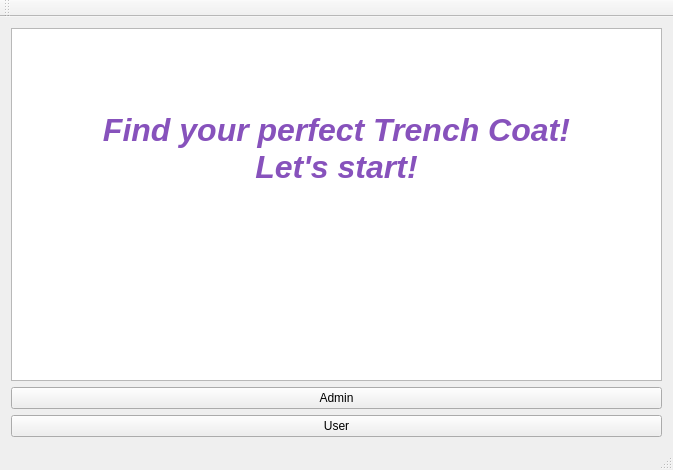
<?xml version="1.0" encoding="UTF-8"?>
<ui version="4.0">
 <class>A9designerClass</class>
 <widget class="QMainWindow" name="A9designerClass">
  <property name="geometry">
   <rect>
    <x>0</x>
    <y>0</y>
    <width>673</width>
    <height>470</height>
   </rect>
  </property>
  <property name="windowTitle">
   <string>A9designer</string>
  </property>
  <widget class="QWidget" name="centralWidget">
   <layout class="QVBoxLayout" name="verticalLayout_2">
    <item>
     <widget class="QTextBrowser" name="textBrowser">
      <property name="html">
       <string>&lt;!DOCTYPE HTML PUBLIC &quot;-//W3C//DTD HTML 4.0//EN&quot; &quot;http://www.w3.org/TR/REC-html40/strict.dtd&quot;&gt;
&lt;html&gt;&lt;head&gt;&lt;meta name=&quot;qrichtext&quot; content=&quot;1&quot; /&gt;&lt;meta charset=&quot;utf-8&quot; /&gt;&lt;style type=&quot;text/css&quot;&gt;
p, li { white-space: pre-wrap; }
hr { height: 1px; border-width: 0; }
li.unchecked::marker { content: &quot;\2610&quot;; }
li.checked::marker { content: &quot;\2612&quot;; }
&lt;/style&gt;&lt;/head&gt;&lt;body style=&quot; font-family:'Segoe UI'; font-size:9pt; font-weight:400; font-style:normal;&quot;&gt;
&lt;p align=&quot;center&quot; style=&quot;-qt-paragraph-type:empty; margin-top:0px; margin-bottom:0px; margin-left:0px; margin-right:0px; -qt-block-indent:0; text-indent:0px;&quot;&gt;&lt;br /&gt;&lt;/p&gt;
&lt;p align=&quot;center&quot; style=&quot;-qt-paragraph-type:empty; margin-top:0px; margin-bottom:0px; margin-left:0px; margin-right:0px; -qt-block-indent:0; text-indent:0px;&quot;&gt;&lt;br /&gt;&lt;/p&gt;
&lt;p align=&quot;center&quot; style=&quot;-qt-paragraph-type:empty; margin-top:0px; margin-bottom:0px; margin-left:0px; margin-right:0px; -qt-block-indent:0; text-indent:0px;&quot;&gt;&lt;br /&gt;&lt;/p&gt;
&lt;p align=&quot;center&quot; style=&quot;-qt-paragraph-type:empty; margin-top:0px; margin-bottom:0px; margin-left:0px; margin-right:0px; -qt-block-indent:0; text-indent:0px; font-size:24pt; font-weight:700; font-style:italic; color:#8752bc;&quot;&gt;&lt;br /&gt;&lt;/p&gt;
&lt;p align=&quot;center&quot; style=&quot; margin-top:0px; margin-bottom:0px; margin-left:0px; margin-right:0px; -qt-block-indent:0; text-indent:0px;&quot;&gt;&lt;span style=&quot; font-size:24pt; font-weight:700; font-style:italic; color:#8752bc;&quot;&gt;Find your perfect Trench Coat!&lt;/span&gt;&lt;/p&gt;
&lt;p align=&quot;center&quot; style=&quot; margin-top:0px; margin-bottom:0px; margin-left:0px; margin-right:0px; -qt-block-indent:0; text-indent:0px;&quot;&gt;&lt;span style=&quot; font-size:24pt; font-weight:700; font-style:italic; color:#8752bc;&quot;&gt;Let's start!&lt;/span&gt;&lt;/p&gt;&lt;/body&gt;&lt;/html&gt;</string>
      </property>
     </widget>
    </item>
    <item>
     <layout class="QVBoxLayout" name="verticalLayout">
      <item>
       <widget class="QPushButton" name="startAdminButton">
        <property name="text">
         <string>Admin</string>
        </property>
       </widget>
      </item>
      <item>
       <widget class="QPushButton" name="startUserButton">
        <property name="text">
         <string>User</string>
        </property>
       </widget>
      </item>
     </layout>
    </item>
   </layout>
  </widget>
  <widget class="QMenuBar" name="menuBar">
   <property name="geometry">
    <rect>
     <x>0</x>
     <y>0</y>
     <width>673</width>
     <height>22</height>
    </rect>
   </property>
  </widget>
  <widget class="QToolBar" name="mainToolBar">
   <attribute name="toolBarArea">
    <enum>TopToolBarArea</enum>
   </attribute>
   <attribute name="toolBarBreak">
    <bool>false</bool>
   </attribute>
  </widget>
  <widget class="QStatusBar" name="statusBar"/>
 </widget>
 <layoutdefault spacing="6" margin="11"/>
 <resources>
  <include location="A9designer.qrc"/>
 </resources>
 <connections>
  <connection>
   <sender>startAdminButton</sender>
   <signal>clicked()</signal>
   <receiver>A9designerClass</receiver>
   <slot>adminButtonOpen()</slot>
   <hints>
    <hint type="sourcelabel">
     <x>347</x>
     <y>398</y>
    </hint>
    <hint type="destinationlabel">
     <x>670</x>
     <y>423</y>
    </hint>
   </hints>
  </connection>
 </connections>
 <slots>
  <slot>adminButtonOpen()</slot>
 </slots>
</ui>
